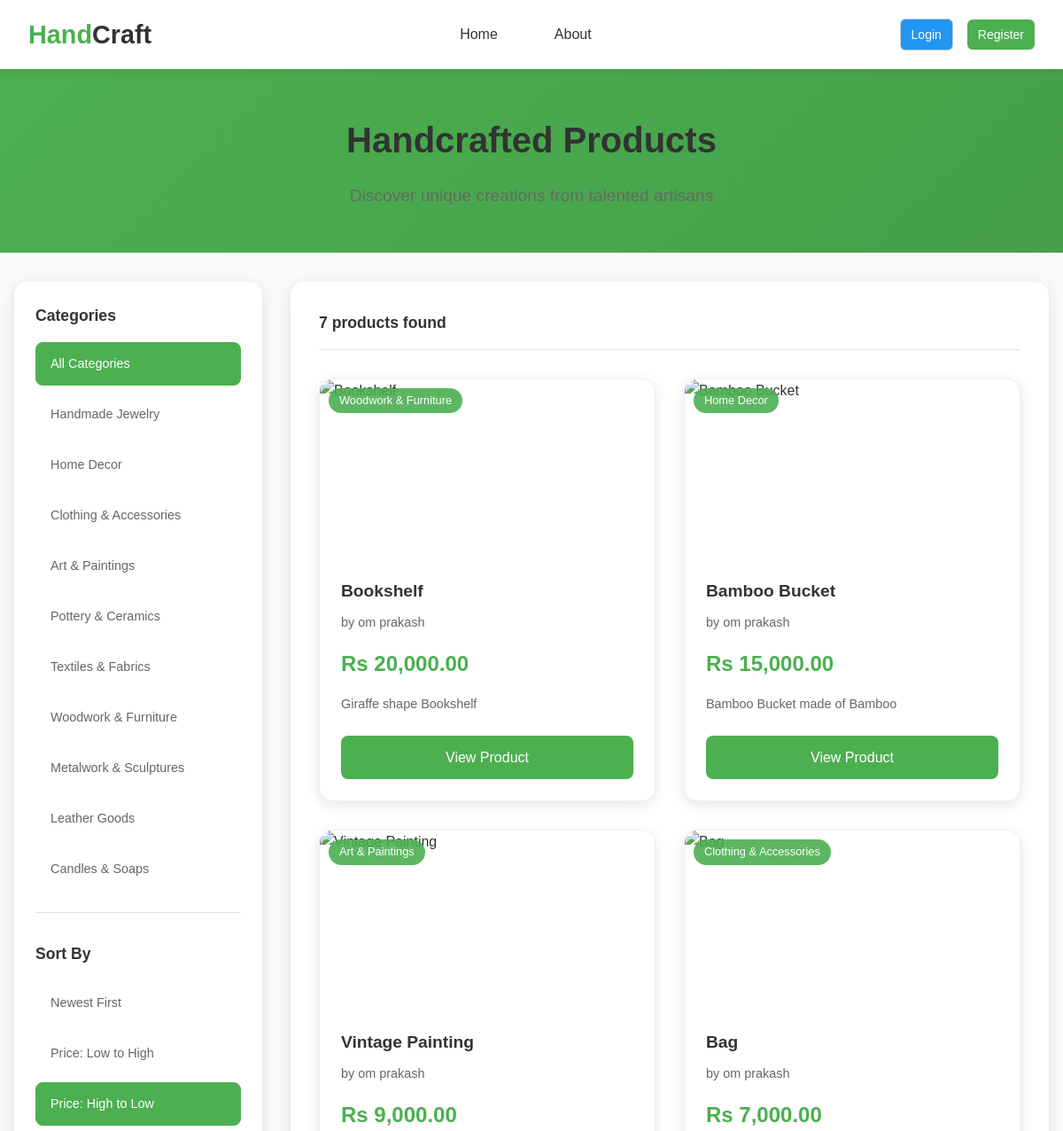
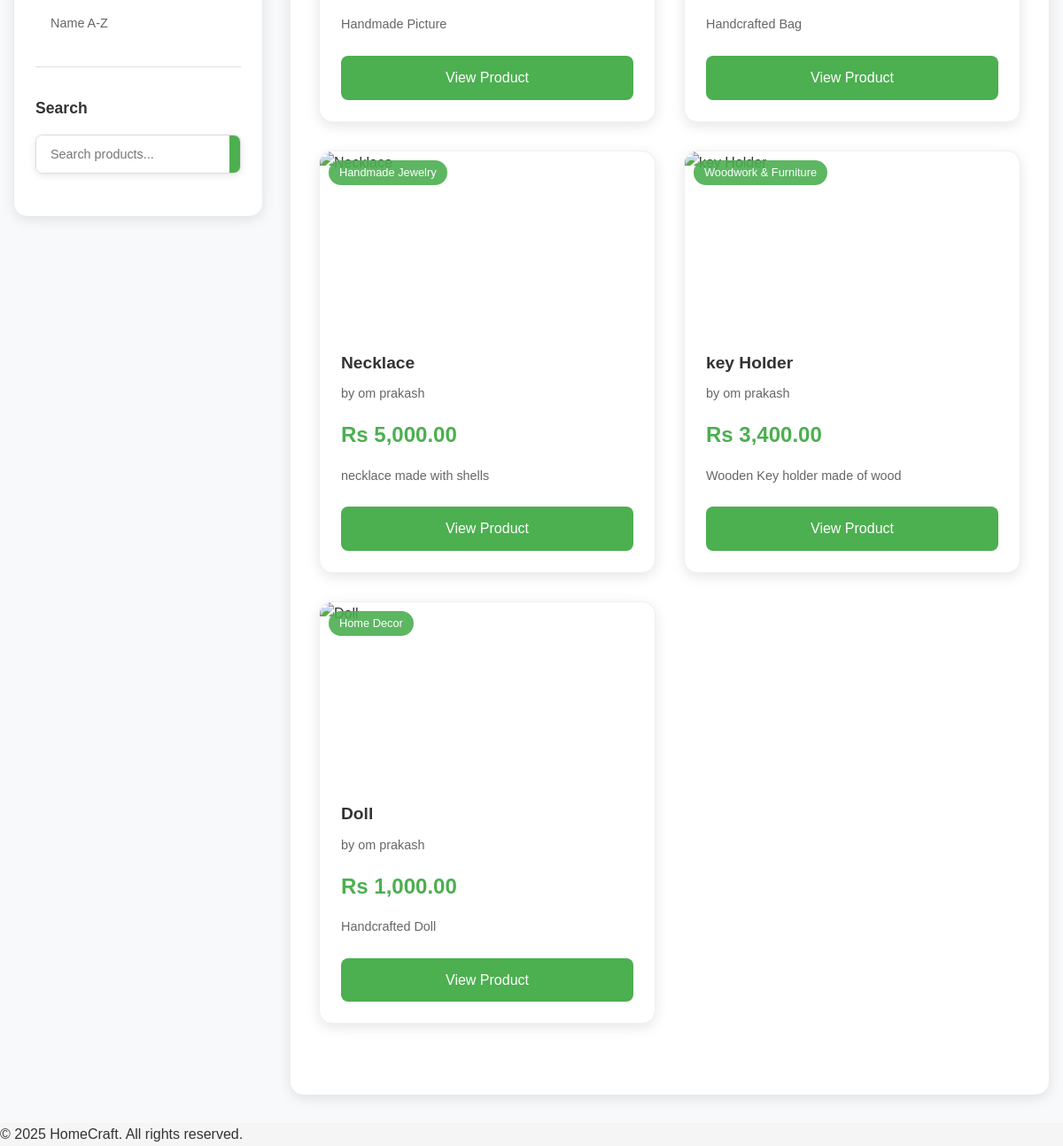
Page /catalog.php?sort=price-high&page=1 on the committed database (2 pictures, top to bottom).
### tables this page shows
CREATE TABLE `products` (
  `id` int(11) NOT NULL,
  `seller_id` int(10) NOT NULL,
  `name` varchar(255) NOT NULL,
  `description` text DEFAULT NULL,
  `category` varchar(50) DEFAULT 'general',
  `price` decimal(10,2) NOT NULL,
  `stock` int(10) UNSIGNED NOT NULL DEFAULT 0,
  `is_active` tinyint(1) DEFAULT 1,
  `image` varchar(255) DEFAULT NULL,
  `created_at` timestamp NOT NULL DEFAULT current_timestamp()
);

CREATE TABLE `users` (
  `id` int(11) NOT NULL,
  `name` varchar(100) NOT NULL,
  `email` varchar(100) NOT NULL,
  `password` varchar(255) NOT NULL,
  `role` enum('buyer','seller','admin') DEFAULT 'buyer',
  `created_at` timestamp NOT NULL DEFAULT current_timestamp()
);

### config/config.php (called while the page is built, shortened)
<?php
function db(): PDO {
    $pdo = new PDO("mysql:host=localhost;dbname=homecraft;charset=utf8mb4", "root", "");
    $pdo->setAttribute(PDO::ATTR_ERRMODE, PDO::ERRMODE_EXCEPTION);
    $pdo->setAttribute(PDO::ATTR_DEFAULT_FETCH_MODE, PDO::FETCH_ASSOC);
    return $pdo;
}
function get_categories(): array {
    return [
        'jewelry' => 'Handmade Jewelry',
        'home-decor' => 'Home Decor',
        'clothing' => 'Clothing & Accessories',
        'art' => 'Art & Paintings',
        'pottery' => 'Pottery & Ceramics',
        'textiles' => 'Textiles & Fabrics',
        'woodwork' => 'Woodwork & Furniture',
        'metalwork' => 'Metalwork & Sculptures',
        'leather' => 'Leather Goods',
        'candles' => 'Candles & Soaps'
    ];
}
function format_price(float $price): string {
    return 'Rs ' . number_format($price, 2);
}
function truncate_text(string $text, int $length = 100): string {
    if (strlen($text) <= $length) {
        return $text;
    }
    return substr($text, 0, $length) . '...';
}

### app/Database.php (called while the page is built, shortened)
<?php
class Database {
    private static ?PDO $pdo = null;
    public static function pdo(): PDO {
        if (self::$pdo === null) {
            self::$pdo = db();
        }
        return self::$pdo;
    }
}

### app/Product.php (called while the page is built, shortened)
<?php
class Product {
    public static function allActive(int $limit = null, int $offset = 0): array {
        $sql = "SELECT p.*, u.name as seller_name FROM products p
                JOIN users u ON p.seller_id = u.id
                WHERE p.is_active = 1
                ORDER BY p.created_at DESC";
        if ($limit) {
            $sql .= " LIMIT $limit OFFSET $offset";
        }
        $stmt = Database::pdo()->query($sql);
        return $stmt->fetchAll();
    }
    public static function getTotalCount(): int {
        try {
            $stmt = Database::pdo()->query("SELECT COUNT(*) FROM products WHERE is_active = 1");
        } catch (Exception $e) {
            $stmt = Database::pdo()->query("SELECT COUNT(*) FROM products");
        }
        return (int) $stmt->fetchColumn();
    }
}

### public/catalog.php (the view, shortened to what this page needs)
<?php
require_once __DIR__ . '/../config/config.php';
require_once __DIR__ . '/../app/Database.php';
require_once __DIR__ . '/../app/Product.php';
$category = $_GET['category'] ?? '';
$search = $_GET['search'] ?? '';
$sort = $_GET['sort'] ?? 'newest';
$page = max(1, (int)($_GET['page'] ?? 1));
$perPage = ITEMS_PER_PAGE;
$offset = ($page - 1) * $perPage;
try {
    if ($category && $category !== 'all') {
        $products = Product::byCategory($category);
        $totalProducts = count($products);
        $products = array_slice($products, $offset, $perPage);
    } elseif ($search) {
        $products = Product::search($search);
        $totalProducts = count($products);
        $products = array_slice($products, $offset, $perPage);
    } else {
        $products = Product::allActive($perPage, $offset);
        $totalProducts = Product::getTotalCount();
    }
} catch (Exception $e) {
    error_log("Error fetching products: " . $e->getMessage());
    $products = [];
    $totalProducts = 0;
}
if ($sort === 'price-low') {
    usort($products, fn($a, $b) => $a['price'] <=> $b['price']);
} elseif ($sort === 'price-high') {
    usort($products, fn($a, $b) => $b['price'] <=> $a['price']);
} elseif ($sort === 'name') {
    usort($products, fn($a, $b) => strcasecmp($a['name'], $b['name']));
}
$allCategories = get_categories();
?>
<!DOCTYPE html>
<html lang="en">
<head>
    <link rel="stylesheet" href="handcraf.css">
    <link rel="stylesheet" href="startstyle.css">
    <link rel="stylesheet" href="https://cdnjs.cloudflare.com/ajax/libs/font-awesome/6.4.0/css/all.min.css">
</head>
<body>
    <?php include __DIR__ . '/../includes/header.php'; ?>
    <div class="catalog-container">
        <div class="catalog-header">
            <div class="container">
                <h1>Handcrafted Products</h1>
                <p>Discover unique creations from talented artisans</p>
            </div>
    </div>
        <div class="container">
            <div class="catalog-layout">
                <aside class="catalog-sidebar">
                    <div class="filter-section">
                        <h3>Categories</h3>
                        <div class="filter-options">
                            <a href="?<?= http_build_query(array_merge($_GET, ['category' => '', 'page' => 1])) ?>"
                               class="filter-option <?= !$category ? 'active' : '' ?>">
                                All Categories
                            </a>
                            <?php foreach ($allCategories as $key => $name): ?>
                                <a href="?<?= http_build_query(array_merge($_GET, ['category' => $key, 'page' => 1])) ?>"
                                   class="filter-option <?= $category === $key ? 'active' : '' ?>">
                                    <?= $name ?>
  </a>
<?php endforeach; ?>
</div>
                    </div>
                    <div class="filter-section">
                        <h3>Sort By</h3>
                        <div class="filter-options">
                            <a href="?<?= http_build_query(array_merge($_GET, ['sort' => 'newest', 'page' => 1])) ?>"
                               class="filter-option <?= $sort === 'newest' ? 'active' : '' ?>">
                                Newest First
                            </a>
                            <a href="?<?= http_build_query(array_merge($_GET, ['sort' => 'price-low', 'page' => 1])) ?>"
                               class="filter-option <?= $sort === 'price-low' ? 'active' : '' ?>">
                                Price: Low to High
                            </a>
                            <a href="?<?= http_build_query(array_merge($_GET, ['sort' => 'price-high', 'page' => 1])) ?>"
                               class="filter-option <?= $sort === 'price-high' ? 'active' : '' ?>">
                                Price: High to Low
                            </a>
                            <a href="?<?= http_build_query(array_merge($_GET, ['sort' => 'name', 'page' => 1])) ?>"
                               class="filter-option <?= $sort === 'name' ? 'active' : '' ?>">
                                Name A-Z
                            </a>
                        </div>
                    </div>
                    <div class="filter-section">
                        <h3>Search</h3>
                        <form method="GET" class="sidebar-search">
                            <div class="search-input-group">
                                <input type="text" name="search" placeholder="Search products..."
                                       value="<?= htmlspecialchars($search) ?>" class="search-input">
                                <button type="submit" class="search-btn">
                                </button>
                            </div>
                        </form>
                    </div>
                </aside>
                <main class="catalog-main">
                                            <div class="catalog-toolbar">
                            <div class="results-info">
                                <span class="results-count">
                                    <?= $totalProducts ?> product<?= $totalProducts !== 1 ? 's' : '' ?> found
                                </span>
                            </div>
                        </div>
                    <?php if (!empty($products)): ?>
                        <div class="products-grid catalog-grid">
                            <?php foreach ($products as $product): ?>
                                <div class="product-card">
                                    <div class="product-image">
                                        <?php if (isset($product['category']) && $product['category']): ?>
                                            <div class="category-badge"><?= $allCategories[$product['category']] ?? $product['category'] ?></div>
                                        <?php endif; ?>
                                    </div>
                                    <div class="product-info">
                                        <h3><?= htmlspecialchars($product['name']) ?></h3>
                                        <p class="seller-name">by <?= htmlspecialchars($product['seller_name']) ?></p>
                                        <div class="product-price"><?= format_price($product['price']) ?></div>
                                        <p class="product-description"><?= truncate_text($product['description']) ?></p>
                                        <div class="product-actions">
                                            <a href="product.php?id=<?= $product['id'] ?>" class="btn-view">View Product</a>
                                        </div>
                                    </div>
                                </div>
                            <?php endforeach; ?>
                        </div>
                    <?php endif; ?>
                </main>
            </div>
        </div>
    </div>
    <?php include __DIR__ . '/../includes/footer.php'; ?>
</body>
</html>

### public/handcraf.css (style rules this page uses)
* { margin: 0; padding: 0; box-sizing: border-box; }
body { font-family: 'Segoe UI', sans-serif; background-color: #fffdf7; color: #333; line-height: 1.6; }
.container { max-width: 1200px; margin: 0 auto; padding: 0 2rem; }
.search-input-group { display: flex; background: white; border-radius: 25px; box-shadow: 0 4px 15px rgba(0,0,0,0.1); overflow: hidden; }
.search-input { flex: 1; padding: 1rem 1.5rem; border: none; outline: none; font-size: 1rem; }
.search-btn { background: #ff6b6b; color: white; border: none; padding: 1rem 1.5rem; cursor: pointer; transition: background 0.3s ease; }
.products-grid { display: grid; grid-template-columns: repeat(auto-fit, minmax(280px, 1fr)); gap: 2rem; margin-bottom: 3rem; }
.product-card { background: #fff; border-radius: 15px; overflow: hidden; box-shadow: 0 5px 15px rgba(0,0,0,0.08); transition: transform 0.3s ease; position: relative; }
.product-image { height: 200px; overflow: hidden; position: relative; }
.category-badge { position: absolute; top: 10px; left: 10px; background: rgba(0,0,0,0.7); color: white; padding: 0.3rem 0.8rem; border-radius: 15px; font-size: 0.7rem; font-weight: bold; }
.product-info { padding: 1.5rem; }
.product-info h3 { font-size: 1.2rem; margin-bottom: 0.5rem; color: #333; }
.seller-name { color: #666; margin-bottom: 0.5rem; font-size: 0.9rem; }
.product-price { color: #ff6b6b; font-weight: bold; font-size: 1.1rem; margin-bottom: 0.5rem; }
.product-description { font-size: 0.9rem; color: #555; margin-bottom: 1rem; line-height: 1.5; }
.product-actions { display: flex; gap: 0.5rem; align-items: center; }
.catalog-container { background: #f8f9fa; min-height: calc(100vh - 80px); }
.catalog-header { background: #fff; padding: 3rem 0; text-align: center; border-bottom: 1px solid #e9ecef; }
.catalog-header h1 { font-size: 2.5rem; margin-bottom: 0.5rem; color: #333; }
.catalog-header p { font-size: 1.1rem; color: #666; }
.catalog-layout { display: grid; grid-template-columns: 250px 1fr; gap: 2rem; padding: 2rem 0; }
.catalog-sidebar { background: #fff; border-radius: 15px; padding: 1.5rem; box-shadow: 0 2px 10px rgba(0,0,0,0.05); height: fit-content; position: sticky; top: 100px; }
.filter-section { margin-bottom: 2rem; padding-bottom: 1.5rem; border-bottom: 1px solid #e9ecef; }
.filter-section:last-child { border-bottom: none; margin-bottom: 0; }
.filter-section h3 { font-size: 1.1rem; margin-bottom: 1rem; color: #333; }
.filter-options { display: flex; flex-direction: column; gap: 0.5rem; }
.filter-option { display: block; padding: 0.5rem 0.8rem; text-decoration: none; color: #666; border-radius: 8px; transition: all 0.3s ease; font-size: 0.9rem; }
.filter-option.active { background: #ff6b6b; color: white; }
.sidebar-search .search-input-group { border-radius: 8px; box-shadow: 0 2px 8px rgba(0,0,0,0.1); }
.sidebar-search .search-input { padding: 0.8rem 1rem; font-size: 0.9rem; }
.sidebar-search .search-btn { padding: 0.8rem 1rem; }
.catalog-main { background: #fff; border-radius: 15px; padding: 2rem; box-shadow: 0 2px 10px rgba(0,0,0,0.05); }
.results-info { display: flex; align-items: center; gap: 1rem; }
.results-count { font-size: 1.1rem; font-weight: 600; color: #333; }
.catalog-grid { grid-template-columns: repeat(auto-fill, minmax(300px, 1fr)); }

### rows in the picture
products: category "Woodwork & Furniture", name "Bookshelf", seller.name "om prakash", price "Rs 20,000.00", description "Giraffe shape Bookshelf"
products: category "Home Decor", name "Bamboo Bucket", seller.name "om prakash", price "Rs 15,000.00", description "Bamboo Bucket made of Bamboo"
products: category "Art & Paintings", name "Vintage Painting", seller.name "om prakash", price "Rs 9,000.00", description "Handmade Picture"
products: category "Clothing & Accessories", name "Bag", seller.name "om prakash", price "Rs 7,000.00", description "Handcrafted Bag"
products: category "Handmade Jewelry", name "Necklace", seller.name "om prakash", price "Rs 5,000.00", description "necklace made with shells"
products: category "Woodwork & Furniture", name "key Holder", seller.name "om prakash", price "Rs 3,400.00", description "Wooden Key holder made of wood"
products: category "Home Decor", name "Doll", seller.name "om prakash", price "Rs 1,000.00", description "Handcrafted Doll"

### other values in the picture
$name "Handmade Jewelry"
$name "Home Decor"
$name "Clothing & Accessories"
$name "Art & Paintings"
$name "Pottery & Ceramics"
$name "Textiles & Fabrics"
$name "Woodwork & Furniture"
$name "Metalwork & Sculptures"
$name "Leather Goods"
$name "Candles & Soaps"
$totalProducts "7"
